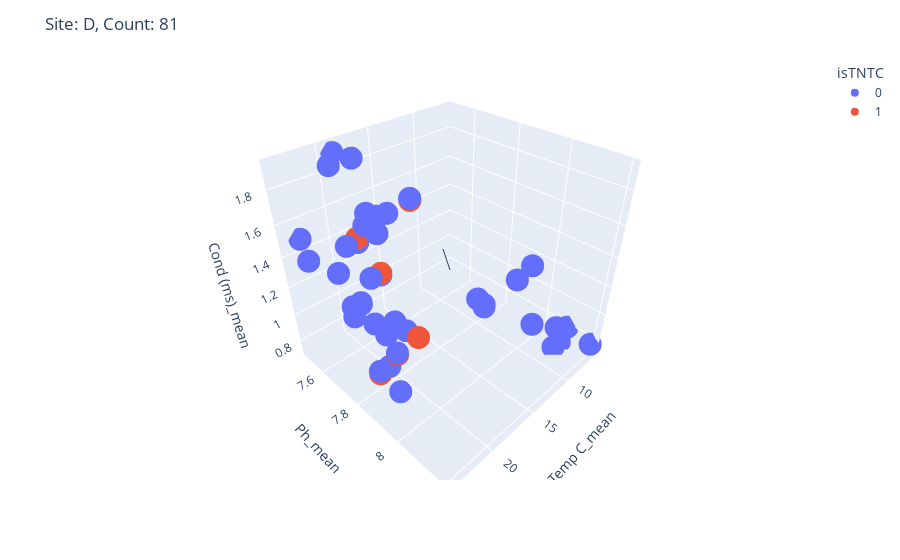
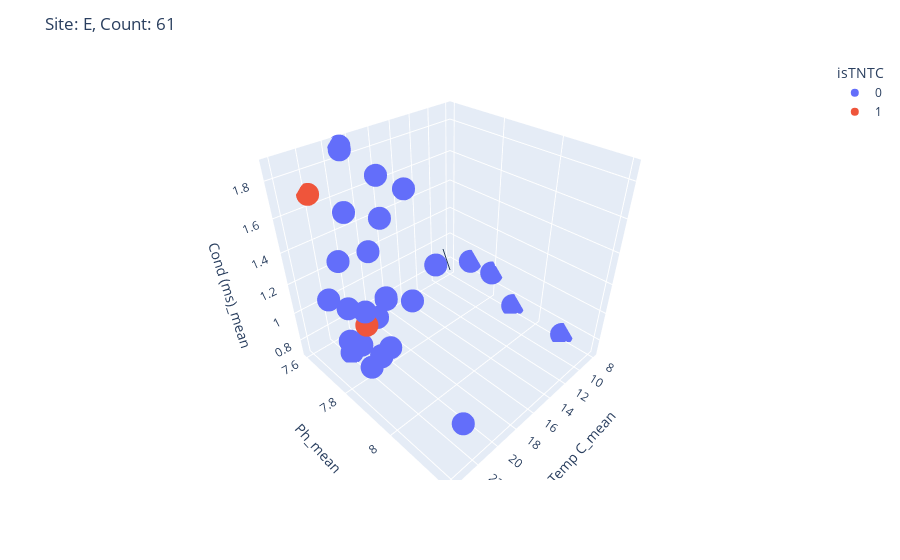
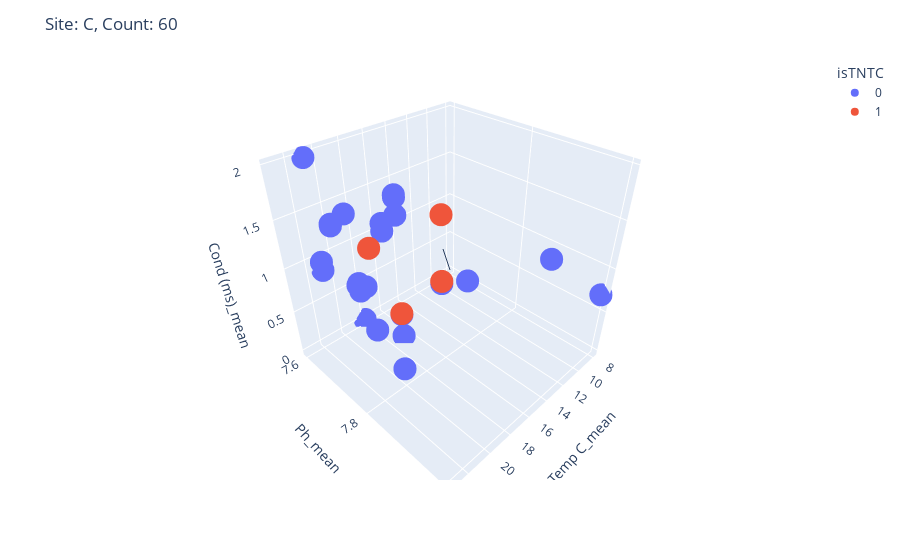
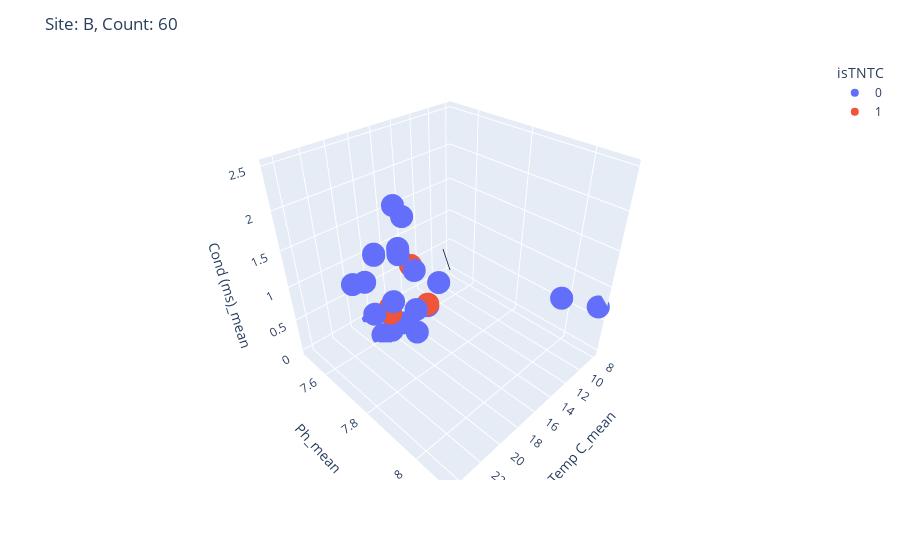

The notebook cell these images were saved under, in order:
### Code cell
for site in class_coliform_df['Site'].unique():
    fig = px.scatter_3d(class_coliform_df[class_coliform_df['Site'] == site], x='Temp C_mean', y='Ph_mean', z='Cond (ms)_mean', color='isTNTC')
    fig.update_layout(title_text="Site: " + site + ', ' + 'Count: ' + str(len(class_coliform_df[class_coliform_df['Site'] == site])))

    fig.add_annotation()
    fig.show()

### Figure 1 — Plotly figure (JSON) as saved in the notebook; plotly's stock layout.template omitted (floating-point values rounded to 4 significant figures)
{"data": [{"hovertemplate": "isTNTC=0<br>Temp C_mean=%{x}<br>Ph_mean=%{y}<br>Cond (ms)_mean=%{z}<extra></extra>", "legendgroup": "0", "marker": {"color": "#636efa", "symbol": "circle"}, "mode": "markers", "name": "0", "scene": "scene", "showlegend": true, "type": "scatter3d", "x": [6, 6, 9, 8, 11, 9, 9, 10, 10, 8, 8, 8, 7, 21, 21, 21, 21, 22, 22, 22, 22, 22, 20, 20, 22, 22, 21, 21, 22, 22, 21, 21, 21, 21, 21, 21, 21, 21, 20, 20, 22, 22, 21, 21, 21, 20, 20, 20, 19, 19, 19, 19, 21, 22, 22, 24, 24, 23.4, 23.4, 23, 23, 23, 23, 21, 21, 21, 21.9, 23, 23.9, 23.9, 23], "y": [8.1, 8.2, 7.8, 8, 8, 8, 7.8, 7.8, 7.8, 8.1, 8.1, 8.1, 8.1, 7.8, 7.8, 7.8, 7.8, 7.9, 7.9, 7.9, 7.9, 7.8, 7.8, 7.8, 7.8, 7.8, 7.9, 7.9, 7.8, 7.8, 7.8, 7.8, 7.8, 7.8, 7.8, 7.8, 7.8, 7.8, 7.9, 7.9, 7.9, 7.9, 7.8, 7.8, 7.8, 7.7, 7.7, 7.7, 7.6, 7.6, 7.5, 7.5, 7.7, 7.7, 7.7, 7.82, 7.82, 7.78, 7.78, 7.8, 7.8, 7.8, 7.8, 7.7, 7.6, 7.6, 7.8, 7.5, 7.6, 7.6, 7.7], "z": [0.8, 0.77, 0.8, 0.8, 1.25, 1.28, 0.78, 0.885, 0.885, 0.88, 0.88, 0.72, 0.72, 1.766, 1.766, 1.781, 1.781, 1.08, 1.08, 0.79, 0.79, 1.76, 1.77, 1.77, 1.17, 1.17, 1.19, 1.19, 0.82, 0.82, 0.81, 0.81, 1.05, 1.05, 1.05, 1.05, 1.45, 1.45, 1.91, 1.91, 1.29, 1.29, 1.688, 1.688, 1.688, 1.703, 1.703, 1.703, 1.92, 1.92, 1.9, 1.9, 1.59, 1.57, 1.57, 1.32, 1.32, 1.32, 1.32, 1.34, 1.34, 1.35, 1.35, 1.562, 1.922, 1.922, 1.46, 1.49, 1.46, 1.46, 1.44]}, {"hovertemplate": "isTNTC=1<br>Temp C_mean=%{x}<br>Ph_mean=%{y}<br>Cond (ms)_mean=%{z}<extra></extra>", "legendgroup": "1", "marker": {"color": "#EF553B", "symbol": "circle"}, "mode": "markers", "name": "1", "scene": "scene", "showlegend": true, "type": "scatter3d", "x": [22, 22, 21, 22, 22, 22, 21, 21, 20, 20], "y": [7.8, 8, 7.7, 7.9, 7.9, 7.8, 7.8, 7.8, 7.9, 7.9], "z": [0.8, 1.3, 1.59, 1.07, 1.07, 0.8, 1.46, 1.46, 1.9, 1.9]}], "layout": {"annotations": [{}], "legend": {"title": {"text": "isTNTC"}, "tracegroupgap": 0}, "margin": {"t": 60}, "scene": {"domain": {"x": [0, 1], "y": [0, 1]}, "xaxis": {"title": {"text": "Temp C_mean"}}, "yaxis": {"title": {"text": "Ph_mean"}}, "zaxis": {"title": {"text": "Cond (ms)_mean"}}}, "title": {"text": "Site: D, Count: 81"}}}

### Figure 2 — Plotly figure (JSON) as saved in the notebook; plotly's stock layout.template omitted (floating-point values rounded to 4 significant figures)
{"data": [{"hovertemplate": "isTNTC=0<br>Temp C_mean=%{x}<br>Ph_mean=%{y}<br>Cond (ms)_mean=%{z}<extra></extra>", "legendgroup": "0", "marker": {"color": "#636efa", "symbol": "circle"}, "mode": "markers", "name": "0", "scene": "scene", "showlegend": true, "type": "scatter3d", "x": [8, 8, 8, 8, 22, 23, 23, 22, 22, 21, 21, 21, 21, 23, 23, 22, 22, 21, 21, 22, 22, 21, 21, 20, 20, 20, 20, 20, 20, 22, 22, 22, 22, 20, 20, 20, 21, 21, 21, 19, 19, 19, 19, 22, 22, 22, 22, 23.8, 23.8, 24.1, 24.1, 22, 22, 22, 22, 22], "y": [7.8, 7.7, 7.9, 8.1, 8, 8.2, 8.2, 7.9, 7.9, 7.8, 7.8, 7.8, 7.8, 7.9, 7.9, 7.8, 7.8, 7.7, 7.7, 7.8, 7.8, 7.8, 7.8, 8, 8, 7.9, 7.9, 7.8, 7.8, 7.9, 7.9, 7.9, 7.9, 7.8, 7.8, 7.8, 7.7, 7.7, 7.7, 7.6, 7.6, 7.6, 7.6, 7.7, 7.7, 7.7, 7.7, 7.83, 7.83, 7.76, 7.76, 7.7, 7.7, 7.7, 7.7, 7.8], "z": [0.89, 0.89, 0.725, 0.72, 1.44, 1.02, 1.02, 1.03, 1.03, 0.78, 0.78, 0.79, 0.79, 1.64, 1.64, 0.75, 0.75, 0.74, 0.74, 1.06, 1.06, 1.07, 1.07, 1.56, 1.56, 1.86, 1.86, 1.86, 1.86, 1.35, 1.35, 1.34, 1.34, 1.641, 1.641, 1.641, 1.625, 1.625, 1.625, 1.87, 1.87, 1.85, 1.85, 0.82, 0.82, 0.73, 0.73, 1.28, 1.28, 1.27, 1.27, 1.37, 1.37, 1.37, 1.37, 1.15]}, {"hovertemplate": "isTNTC=1<br>Temp C_mean=%{x}<br>Ph_mean=%{y}<br>Cond (ms)_mean=%{z}<extra></extra>", "legendgroup": "1", "marker": {"color": "#EF553B", "symbol": "circle"}, "mode": "markers", "name": "1", "scene": "scene", "showlegend": true, "type": "scatter3d", "x": [22, 22, null, 22, 22], "y": [7.6, 7.6, null, 7.8, 7.8], "z": [1.68, 1.68, null, 1.06, 1.06]}], "layout": {"annotations": [{}], "legend": {"title": {"text": "isTNTC"}, "tracegroupgap": 0}, "margin": {"t": 60}, "scene": {"domain": {"x": [0, 1], "y": [0, 1]}, "xaxis": {"title": {"text": "Temp C_mean"}}, "yaxis": {"title": {"text": "Ph_mean"}}, "zaxis": {"title": {"text": "Cond (ms)_mean"}}}, "title": {"text": "Site: E, Count: 61"}}}

### Figure 3 — Plotly figure (JSON) as saved in the notebook; plotly's stock layout.template omitted (floating-point values rounded to 4 significant figures)
{"data": [{"hovertemplate": "isTNTC=0<br>Temp C_mean=%{x}<br>Ph_mean=%{y}<br>Cond (ms)_mean=%{z}<extra></extra>", "legendgroup": "0", "marker": {"color": "#636efa", "symbol": "circle"}, "mode": "markers", "name": "0", "scene": "scene", "showlegend": true, "type": "scatter3d", "x": [9, 8, 20, 20, 20, 20, 21, 21, 20, 20, 20, 20, 21, 21, 20, 20, 22, 22, 23, 23, 22, 20, 20, 20, 20, 22, 22, 22, 22, 22, 22, 18, 18, 17, 17, 21, 21, 21, 21, 23.1, 23.1, 22.7, 22.7, 23, 23, 23, 23, 22, 22, 22, 22, 21, 21], "y": [7.9, 8, 7.8, 7.8, 7.8, 7.8, 7.8, 7.8, 7.8, 7.8, 7.7, 7.7, 7.6, 7.6, 7.8, 7.8, 8, 8, 7.9, 7.9, 7.8, 7.9, 7.9, 7.9, 7.9, 7.8, 7.8, 7.8, 7.8, 7.8, 7.8, 7.6, 7.6, 7.7, 7.7, 7.8, 7.8, 7.7, 7.7, 7.81, 7.81, 7.79, 7.79, 7.7, 7.7, 7.8, 7.8, 7.7, 7.7, 7.7, 7.7, 7.6, 7.6], "z": [0.935, 0.71, 1.93, 1.93, 1.95, 1.95, 1.766, 1.766, 1.781, 1.781, 0.85, 0.85, 0.85, 0.85, 0.82, 0.82, 1.83, 1.83, 0.82, 0.82, 0.81, 1.41, 1.41, 1.98, 1.98, 1.609, 1.609, 1.609, 1.609, 1.609, 1.609, 0, 0, 0, 0, 1.7, 1.7, 1.65, 1.65, 1.32, 1.32, 1.31, 1.31, 1.31, 1.31, 1.34, 1.34, 1.609, 1.609, 1.594, 1.594, 1.98, 1.98]}, {"hovertemplate": "isTNTC=1<br>Temp C_mean=%{x}<br>Ph_mean=%{y}<br>Cond (ms)_mean=%{z}<extra></extra>", "legendgroup": "1", "marker": {"color": "#EF553B", "symbol": "circle"}, "mode": "markers", "name": "1", "scene": "scene", "showlegend": true, "type": "scatter3d", "x": [22, null, null, 20, 20, 20, 20], "y": [7.8, null, null, 7.8, 7.9, 7.9, 7.9], "z": [1.609, null, null, 0.83, 1.43, 1.43, 1.98]}], "layout": {"annotations": [{}], "legend": {"title": {"text": "isTNTC"}, "tracegroupgap": 0}, "margin": {"t": 60}, "scene": {"domain": {"x": [0, 1], "y": [0, 1]}, "xaxis": {"title": {"text": "Temp C_mean"}}, "yaxis": {"title": {"text": "Ph_mean"}}, "zaxis": {"title": {"text": "Cond (ms)_mean"}}}, "title": {"text": "Site: C, Count: 60"}}}

### Figure 4 — Plotly figure (JSON) as saved in the notebook; plotly's stock layout.template omitted (floating-point values rounded to 4 significant figures)
{"data": [{"hovertemplate": "isTNTC=0<br>Temp C_mean=%{x}<br>Ph_mean=%{y}<br>Cond (ms)_mean=%{z}<extra></extra>", "legendgroup": "0", "marker": {"color": "#636efa", "symbol": "circle"}, "mode": "markers", "name": "0", "scene": "scene", "showlegend": true, "type": "scatter3d", "x": [9, 8, 22, 22, 22, 22, 22, 21, 21, 22, 22, 20, 20, 21, 21, 21, 21, 21, 21, 21, 21, 18, 18, 19, 19, 21, 21, 21, 21, 24.4, 24.4, 22.9, 22.9, 23, 23, 22, 22, 21, 21, 21, 21, 22.7, 22.7, 22, 22], "y": [8, 8.1, 7.9, 7.9, 7.9, 7.8, 7.8, 7.8, 7.8, 7.9, 7.9, 7.9, 7.9, 7.9, 7.9, 7.7, 7.7, 7.7, 7.7, 7.7, 7.7, 7.5, 7.5, 7.6, 7.6, 7.8, 7.8, 7.8, 7.8, 7.86, 7.86, 7.86, 7.86, 7.7, 7.7, 7.7, 7.7, 7.8, 7.8, 7.8, 7.8, 7.9, 7.9, 7.84, 7.84], "z": [0.695, 0.71, 1.14, 1.14, 1.89, 0.9, 0.9, 0.91, 0.91, 1.43, 1.43, 1.594, 1.594, 1.39, 1.39, 1.594, 1.594, 1.594, 1.609, 1.609, 1.609, 0, 0, 0, 0, 1.87, 1.87, 1.87, 1.87, 1.49, 1.49, 1.51, 1.51, 1.37, 1.37, 1.32, 1.32, 1.797, 1.797, 1.821, 1.821, 2.49, 2.49, 2.46, 2.46]}, {"hovertemplate": "isTNTC=1<br>Temp C_mean=%{x}<br>Ph_mean=%{y}<br>Cond (ms)_mean=%{z}<extra></extra>", "legendgroup": "1", "marker": {"color": "#EF553B", "symbol": "circle"}, "mode": "markers", "name": "1", "scene": "scene", "showlegend": true, "type": "scatter3d", "x": [21, 21, 21, 22, 22, 22, 20, 20, 20, 20, 20, 20, null, 20, 20], "y": [7.9, 7.9, 7.9, 7.8, 7.8, 7.8, 7.7, 7.7, 7.7, 7.7, 7.7, 7.7, null, 7.8, 7.8], "z": [1.41, 1.41, 1.41, 1.14, 1.14, 1.14, 0.79, 0.79, 0.79, 0.79, 0.79, 0.79, null, 1.594, 1.594]}], "layout": {"annotations": [{}], "legend": {"title": {"text": "isTNTC"}, "tracegroupgap": 0}, "margin": {"t": 60}, "scene": {"domain": {"x": [0, 1], "y": [0, 1]}, "xaxis": {"title": {"text": "Temp C_mean"}}, "yaxis": {"title": {"text": "Ph_mean"}}, "zaxis": {"title": {"text": "Cond (ms)_mean"}}}, "title": {"text": "Site: B, Count: 60"}}}
